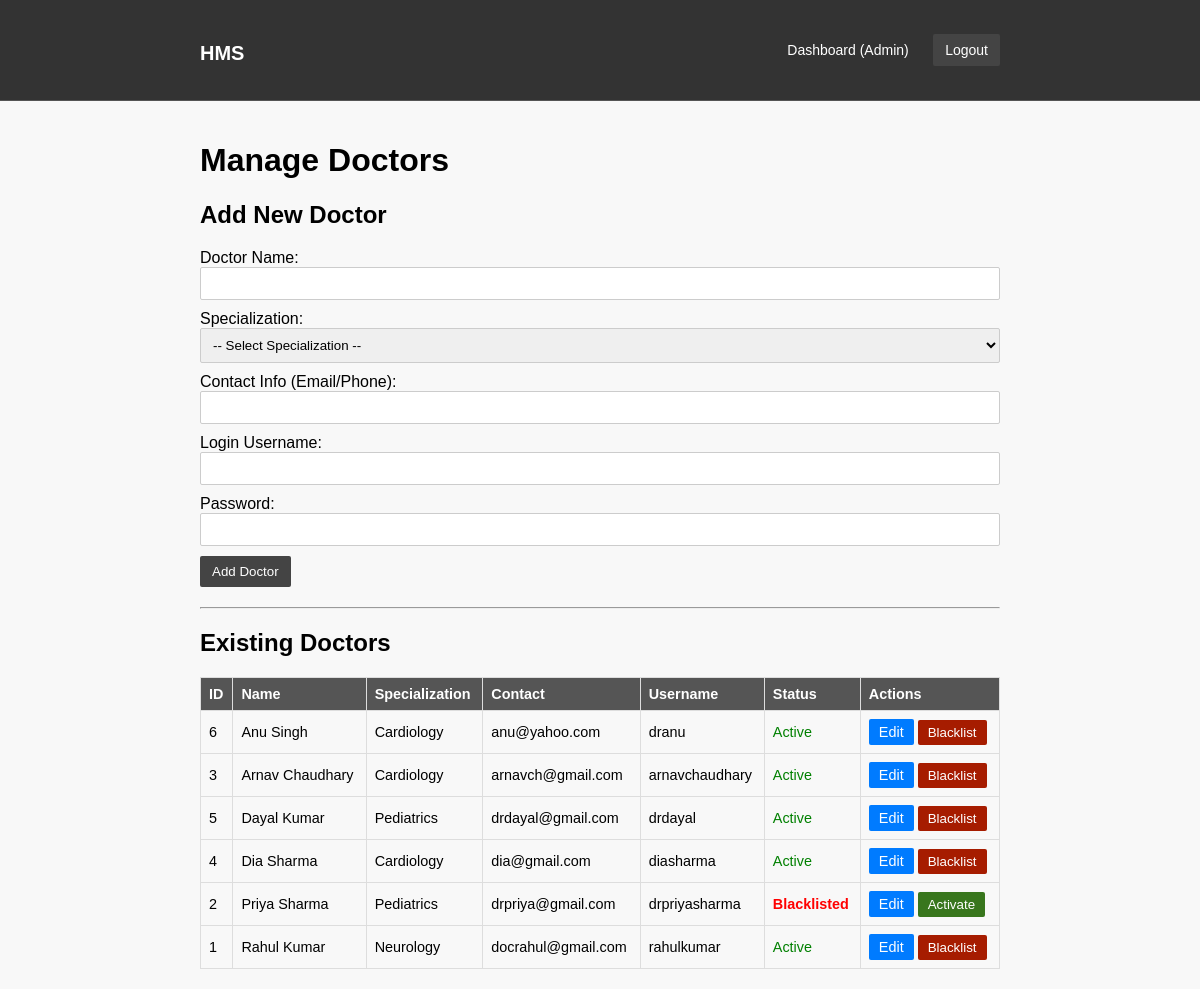
Page /admin/doctors (signed in) on the committed database.
### tables this page shows
CREATE TABLE Doctor (
            id INTEGER PRIMARY KEY AUTOINCREMENT,
            user_id INTEGER UNIQUE NOT NULL,
            name TEXT NOT NULL,
            specialization_id INTEGER NOT NULL,
            contact_info TEXT,
            is_blacklisted BOOLEAN NOT NULL DEFAULT 0,  -- REVERTED: Blacklist column added back
            FOREIGN KEY (user_id) REFERENCES User(id),
            FOREIGN KEY (specialization_id) REFERENCES Specialization(id)
        );

CREATE TABLE Specialization (
            id INTEGER PRIMARY KEY AUTOINCREMENT,
            name TEXT UNIQUE NOT NULL,
            description TEXT
        );

CREATE TABLE User (
            id INTEGER PRIMARY KEY AUTOINCREMENT,
            username TEXT UNIQUE NOT NULL,
            password_hash TEXT NOT NULL,
            role TEXT NOT NULL CHECK(role IN ('Admin', 'Doctor', 'Patient'))
        );

### app.py (the view)
        @is_logged_in
        def wrapper(*args, **kwargs):
            if session.get('role') != required_role:
                flash(f'Access denied. Only {required_role} can access this.', 'danger')
                return redirect(url_for('dashboard'))
            return f(*args, **kwargs)

### app.py (called while the page is built, shortened)
def is_logged_in(f):
    def wrapper(*args, **kwargs):
        if 'logged_in' not in session:
            flash('Please log in to view this page.', 'danger')
            return redirect(url_for('login'))
        return f(*args, **kwargs)
    wrapper.__name__ = f.__name__
    return wrapper

def has_role(required_role):
    def decorator(f):
        @is_logged_in
        def wrapper(*args, **kwargs):
            if session.get('role') != required_role:
                flash(f'Access denied. Only {required_role} can access this.', 'danger')
                return redirect(url_for('dashboard'))
            return f(*args, **kwargs)
        wrapper.__name__ = f.__name__
        return wrapper
    return decorator

@app.route('/admin/doctors', methods=['GET', 'POST'])
@has_role('Admin')
def manage_doctors():
    conn = get_db_connection()
    if request.method == 'GET':
        doctors = conn.execute("""
            SELECT
                d.id, d.name, d.contact_info, s.name AS specialization, u.username, u.id as user_id, d.is_blacklisted
            FROM Doctor d
            JOIN Specialization s ON d.specialization_id = s.id
            JOIN User u ON d.user_id = u.id
            ORDER BY d.name
        """).fetchall()
        specializations = conn.execute("SELECT id, name FROM Specialization ORDER BY name").fetchall()
        conn.close()
        context = {
            'doctors': doctors,
            'specializations': specializations,
            'section_title': 'Manage Doctors'
        }
        return render_template('admin/manage_doctors.html', **context)

### database.py (called while the page is built)
def get_db_connection():
    conn = sqlite3.connect(DB_NAME)
    conn.row_factory = sqlite3.Row
    conn.execute('PRAGMA foreign_keys = ON;')
    return conn

### templates/admin/manage_doctors.html (shortened to what this page needs)
{% extends "base.html" %}
{% block content %}
<h1>{{ section_title }}</h1>
<div style="margin-bottom: 20px;">
    <h2>Add New Doctor</h2>
    <form method="POST" action="{{ url_for('manage_doctors') }}">
        <label for="name">Doctor Name:</label>
        <input type="text" id="name" name="name" required>
        <label for="specialization_id">Specialization:</label>
        <select id="specialization_id" name="specialization_id" required>
            <option value="">-- Select Specialization --</option>
        </select>
        <label for="contact_info">Contact Info (Email/Phone):</label>
        <input type="text" id="contact_info" name="contact_info" required>
        <label for="username">Login Username:</label>
        <input type="text" id="username" name="username" required>
        <label for="password">Password:</label>
        <input type="password" id="password" name="password" required>
        <button type="submit">Add Doctor</button>
    </form>
</div>
<hr>
<h2>Existing Doctors</h2>
{% if doctors %}
    <table>
        <thead>
            <tr>
                <th>ID</th>
                <th>Name</th>
                <th>Specialization</th>
                <th>Contact</th>
                <th>Username</th>
                <th>Status</th>  <th>Actions</th>
            </tr>
        </thead>
        <tbody>
            {% for doctor in doctors %}
            <tr>
                <td>{{ doctor['id'] }}</td>
                <td>{{ doctor['name'] }}</td>
                <td>{{ doctor['specialization'] }}</td>
                <td>{{ doctor['contact_info'] }}</td>
                <td>{{ doctor['username'] }}</td>
                <td>
                    {% if doctor['is_blacklisted'] %}
                        <span style="color: red; font-weight: bold;">Blacklisted</span>
                    {% else %}
                        <span style="color: green;">Active</span>
                    {% endif %}
                </td>
                <td>
                    <a class="button" href="{{ url_for('edit_doctor', doctor_id=doctor['id']) }}" style="padding: 5px 10px; background: #007bff;">Edit</a>
                    <form method="POST" action="{{ url_for('toggle_doctor_blacklist', doctor_id=doctor['id']) }}" style="display: inline;" onsubmit="return confirm('Are you sure you want to change the status of {{ doctor['name'] }}?')">
                        <button type="submit" style="padding: 5px 10px; background: {% if doctor['is_blacklisted'] %} #38761d {% else %} #a61c00 {% endif %};">
                            {% if doctor['is_blacklisted'] %} Activate {% else %} Blacklist {% endif %}
                        </button>
                    </form>
                    </td>
            </tr>
            {% endfor %}
        </tbody>
    </table>
{% else %}
    <p>No doctors registered yet.</p>
{% endif %}
{% endblock %}

### templates/base.html (shortened to what this page needs)
<!DOCTYPE html>
<html lang="en">
<head>
    <link rel="stylesheet" href="{{ url_for('static', filename='css/style.css') }}">
</head>
<body>
    <header>
        <div class="container">
            <h1><a href="{{ url_for('index') }}">HMS</a></h1>
            <nav>
                <ul>
                    {% if session.get('logged_in') %}
                        <li><a href="{{ url_for('dashboard') }}">Dashboard ({{ session.get('role') }})</a></li>
                        <li><a class="button" href="{{ url_for('logout') }}">Logout</a></li>
                    {% else %}
                        <li><a href="{{ url_for('login') }}">Login</a></li>
                        <li><a href="{{ url_for('patient_register') }}">Register (Patient)</a></li>
                    {% endif %}
                </ul>
            </nav>
        </div>
    </header>
    <div class="container main-content">
        {% block content %}{% endblock %}
    </div>
</body>
</html>

### static/css/style.css (style rules this page uses)
body { font-family: Arial, sans-serif; margin: 0; padding: 0; background-color: #f8f8f8; }
.container { width: 800px; max-width: 90%; margin: 0 auto; padding: 20px; }
header { background: #333; color: #fff; padding: 10px 0; border-bottom: #555 1px solid; }
header .container { display: flex; justify-content: space-between; align-items: center; padding: 0 20px; }
header h1 a { color: #fff; text-decoration: none; font-size: 20px; }
header nav ul { list-style: none; padding: 0; margin: 0; }
header nav li { display: inline-block; margin-left: 20px; }
header a { color: #fff; text-decoration: none; font-size: 14px; }
input[type="text"], input[type="password"], input[type="email"], select, input[type="date"], input[type="time"] { padding: 8px; margin-bottom: 10px; border: 1px solid #ccc; border-radius: 2px; display: block; width: 100%; box-sizing: border-box; }
button, .button { background: #444; color: #fff; padding: 8px 12px; border: none; cursor: pointer; border-radius: 2px; text-decoration: none; display: inline-block; transition: background 0.3s; }
table { width: 100%; border-collapse: collapse; margin-top: 20px; font-size: 0.9em; }
th, td { padding: 8px; border: 1px solid #ddd; text-align: left; }
th { background-color: #555; color: white; }

### rows in the picture
Doctor: id "6", name "Anu Singh", specialization "Cardiology", contact_info "anu@yahoo.com", username "dranu", is_blacklisted "Active"
Doctor: id "3", name "Arnav Chaudhary", specialization "Cardiology", contact_info "arnavch@gmail.com", username "arnavchaudhary", is_blacklisted "Active"
Doctor: id "5", name "Dayal Kumar", specialization "Pediatrics", contact_info "drdayal@gmail.com", username "drdayal", is_blacklisted "Active"
Doctor: id "4", name "Dia Sharma", specialization "Cardiology", contact_info "dia@gmail.com", username "diasharma", is_blacklisted "Active"
Doctor: id "2", name "Priya Sharma", specialization "Pediatrics", contact_info "drpriya@gmail.com", username "drpriyasharma", is_blacklisted "Blacklisted"
Doctor: id "1", name "Rahul Kumar", specialization "Neurology", contact_info "docrahul@gmail.com", username "rahulkumar", is_blacklisted "Active"

### other values in the picture
{{ session.get('role') }} "Admin"
{{ section_title }} "Manage Doctors"
